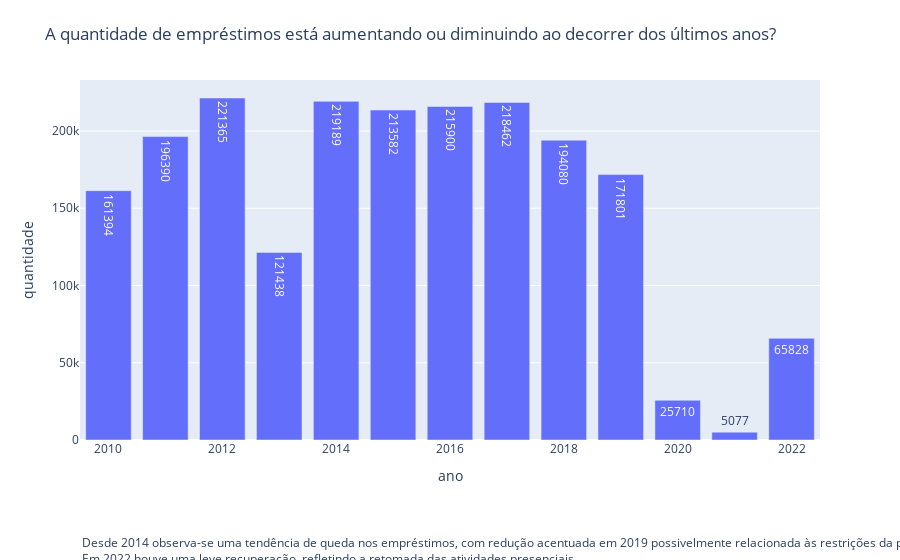

Notebook source saved alongside this figure:
### Code cell
# fig = px.line(
#     qtd_por_ano_agrupado,
#     x='ano',
#     y='quantidade',
#     markers=True,
#     title='verifique qual é a quantidade total de exemplares emprestados por cada ano'
# )

fig = px.bar(
    qtd_por_ano_agrupado,
    x='ano',
    y='quantidade',
    # text_auto=True,
    text='quantidade',
    title='A quantidade de empréstimos está aumentando ou diminuindo ao decorrer dos últimos anos?'
)

fig.add_annotation(
    text='Desde 2014 observa-se uma tendência de queda nos empréstimos, com redução acentuada em 2019 possivelmente relacionada às restrições da pandemia de COVID-19.<br>Em 2022 houve uma leve recuperação, refletindo a retomada das atividades presenciais.<br>Recomenda-se investigar fatores internos e externos que possam ter contribuído para a diminuição contínua desde 2014 e durante o período pandêmico.',
    xref="paper", yref="paper",
    x=0, y=-0.4,  # posição abaixo do gráfico
    showarrow=False,
    font=dict(size=12),
    align="left"
)

# Ajustar layout para não cortar o texto
fig.update_layout(
    margin=dict(t=80, b=120),
)

fig.show()

### Figure 1 — Plotly figure (JSON) as saved in the notebook; plotly's stock layout.template omitted (floating-point values rounded to 4 significant figures)
{"data": [{"hovertemplate": "ano=%{x}<br>quantidade=%{text}<extra></extra>", "legendgroup": "", "marker": {"color": "#636efa", "pattern": {"shape": ""}}, "name": "", "orientation": "v", "showlegend": false, "text": [161400.0, 196400.0, 221400.0, 121400.0, 219200.0, 213600.0, 215900.0, 218500.0, 194100.0, 171800.0, 25710.0, 5077.0, 65830.0], "textposition": "auto", "type": "bar", "x": [2010, 2011, 2012, 2013, 2014, 2015, 2016, 2017, 2018, 2019, 2020, 2021, 2022], "xaxis": "x", "y": [161394, 196390, 221365, 121438, 219189, 213582, 215900, 218462, 194080, 171801, 25710, 5077, 65828], "yaxis": "y"}], "layout": {"annotations": [{"align": "left", "font": {"size": 12}, "showarrow": false, "text": "Desde 2014 observa-se uma tendência de queda nos empréstimos, com redução acentuada em 2019 possivelmente relacionada às restrições da pandemia de COVID-19.<br>Em 2022 houve uma leve recuperação, refletindo a retomada das atividades presenciais.<br>Recomenda-se investigar fatores internos e externos que possam ter contribuído para a diminuição contínua desde 2014 e durante o período pandêmico.", "x": 0, "xref": "paper", "y": -0.4, "yref": "paper"}], "barmode": "relative", "legend": {"tracegroupgap": 0}, "margin": {"b": 120, "t": 80}, "title": {"text": "A quantidade de empréstimos está aumentando ou diminuindo ao decorrer dos últimos anos?"}, "xaxis": {"anchor": "y", "domain": [0, 1], "title": {"text": "ano"}}, "yaxis": {"anchor": "x", "domain": [0, 1], "title": {"text": "quantidade"}}}}
